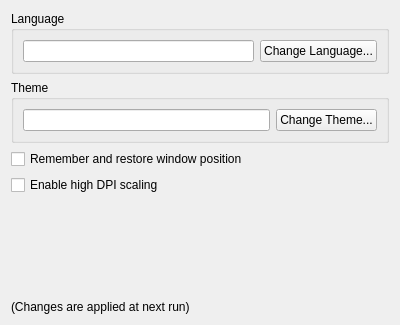
<?xml version="1.0" encoding="UTF-8"?>
<ui version="4.0">
 <class>SettingGeneralForm</class>
 <widget class="QWidget" name="SettingGeneralForm">
  <property name="geometry">
   <rect>
    <x>0</x>
    <y>0</y>
    <width>400</width>
    <height>325</height>
   </rect>
  </property>
  <property name="windowTitle">
   <string>General</string>
  </property>
  <layout class="QVBoxLayout" name="verticalLayout">
   <item>
    <widget class="QGroupBox" name="groupBox_3">
     <property name="title">
      <string>Language</string>
     </property>
     <layout class="QVBoxLayout" name="verticalLayout_2">
      <item>
       <layout class="QHBoxLayout" name="horizontalLayout">
        <item>
         <widget class="ReadOnlyLineEdit" name="lineEdit_language"/>
        </item>
        <item>
         <widget class="QPushButton" name="pushButton_change_language">
          <property name="text">
           <string>Change Language...</string>
          </property>
         </widget>
        </item>
       </layout>
      </item>
     </layout>
    </widget>
   </item>
   <item>
    <widget class="QGroupBox" name="groupBox">
     <property name="title">
      <string>Theme</string>
     </property>
     <layout class="QVBoxLayout" name="verticalLayout_3">
      <item>
       <layout class="QHBoxLayout" name="horizontalLayout_2">
        <item>
         <widget class="ReadOnlyLineEdit" name="lineEdit_theme"/>
        </item>
        <item>
         <widget class="QPushButton" name="pushButton_change_theme">
          <property name="text">
           <string>Change Theme...</string>
          </property>
         </widget>
        </item>
       </layout>
      </item>
     </layout>
    </widget>
   </item>
   <item>
    <widget class="QCheckBox" name="checkBox_save_window_pos">
     <property name="text">
      <string>Remember and restore window position</string>
     </property>
    </widget>
   </item>
   <item>
    <widget class="QCheckBox" name="checkBox_enable_high_dpi_scaling">
     <property name="text">
      <string>Enable high DPI scaling</string>
     </property>
    </widget>
   </item>
   <item>
    <spacer name="verticalSpacer">
     <property name="orientation">
      <enum>Qt::Vertical</enum>
     </property>
     <property name="sizeHint" stdset="0">
      <size>
       <width>20</width>
       <height>275</height>
      </size>
     </property>
    </spacer>
   </item>
   <item>
    <widget class="QLabel" name="label">
     <property name="text">
      <string>(Changes are applied at next run)</string>
     </property>
    </widget>
   </item>
  </layout>
 </widget>
 <customwidgets>
  <customwidget>
   <class>ReadOnlyLineEdit</class>
   <extends>QLineEdit</extends>
   <header>ReadOnlyLineEdit.h</header>
  </customwidget>
 </customwidgets>
 <tabstops>
  <tabstop>lineEdit_language</tabstop>
  <tabstop>pushButton_change_language</tabstop>
  <tabstop>lineEdit_theme</tabstop>
  <tabstop>pushButton_change_theme</tabstop>
  <tabstop>checkBox_save_window_pos</tabstop>
  <tabstop>checkBox_enable_high_dpi_scaling</tabstop>
 </tabstops>
 <resources/>
 <connections/>
</ui>
